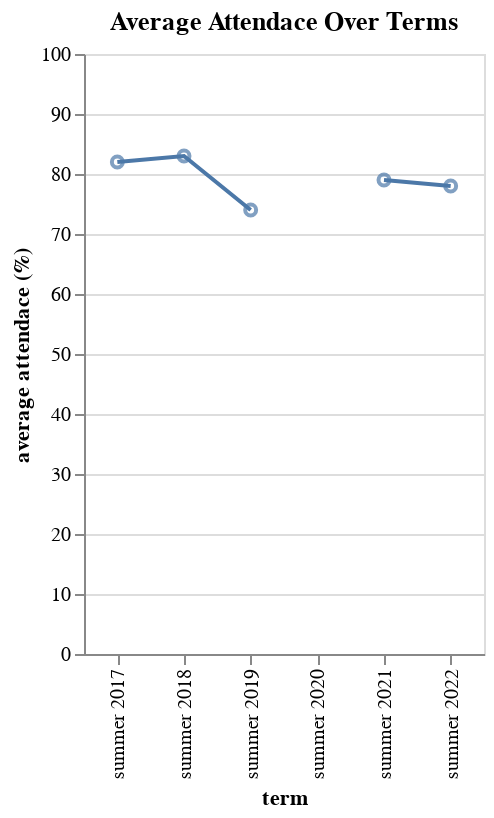

Here is the notebook cell this chart was saved with:
### Code cell
df_3 = pd.read_csv("average_attendance.csv")
summer_df_3 = df_3[df_3.term.str.contains('summer')]


line = alt.Chart(summer_df_3).mark_line().encode(
    y = alt.Y("average attendace (%)", scale=alt.Scale(domain=(0, 100))),
    x= "term"
).properties(
    width = 200
)

point = alt.Chart(summer_df_3).mark_point().encode(
    y = alt.Y("average attendace (%)", scale=alt.Scale(domain=(0, 100))),
    x= "term"
).properties(
    width = 200
)

(line + point).properties(
    title="Average Attendace Over Terms"
)

### Figure 1 — Vega-Lite specification as saved in the notebook (floating-point values rounded to 4 significant figures)
{"config": {"view": {"continuousWidth": 400, "continuousHeight": 300}}, "layer": [{"mark": "line", "encoding": {"x": {"field": "term", "type": "nominal"}, "y": {"field": "average attendace (%)", "scale": {"domain": [0, 100]}, "type": "quantitative"}}, "width": 200}, {"mark": "point", "encoding": {"x": {"field": "term", "type": "nominal"}, "y": {"field": "average attendace (%)", "scale": {"domain": [0, 100]}, "type": "quantitative"}}, "width": 200}], "data": {"name": "data-6a331f967de5e1ca81d39a44a32b79a3"}, "title": "Average Attendace Over Terms", "$schema": "https://vega.github.io/schema/vega-lite/v4.17.0.json", "datasets": {"data-6a331f967de5e1ca81d39a44a32b79a3": [{"term": "summer 2017", "total students": 118.0, "average attendace (%)": 82.0}, {"term": "summer 2018", "total students": 107.0, "average attendace (%)": 83.0}, {"term": "summer 2019", "total students": 82.0, "average attendace (%)": 74.0}, {"term": "summer 2020", "total students": null, "average attendace (%)": null}, {"term": "summer 2021", "total students": 113.0, "average attendace (%)": 79.0}, {"term": "summer 2022", "total students": 81.0, "average attendace (%)": 78.0}]}}
